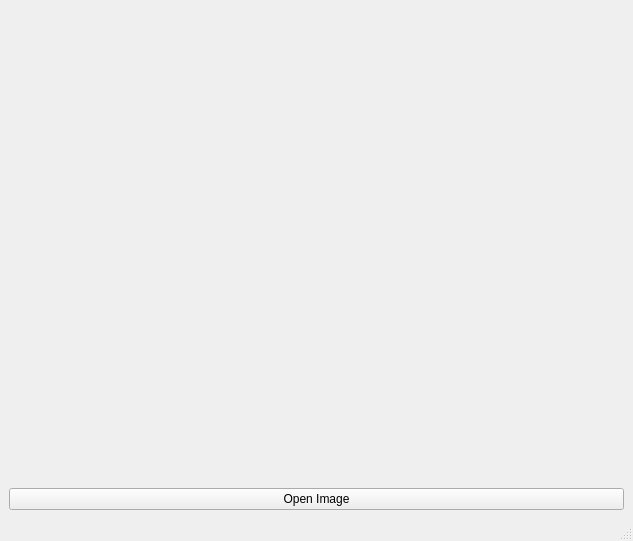
<?xml version="1.0" encoding="UTF-8"?>
<ui version="4.0">
 <class>MainWindow</class>
 <widget class="QMainWindow" name="MainWindow">
  <property name="geometry">
   <rect>
    <x>0</x>
    <y>0</y>
    <width>633</width>
    <height>541</height>
   </rect>
  </property>
  <property name="windowTitle">
   <string>MainWindow</string>
  </property>
  <widget class="QWidget" name="centralwidget">
   <layout class="QVBoxLayout" name="verticalLayout">
    <item>
     <widget class="QLabel" name="label">
      <property name="styleSheet">
       <string notr="true"/>
      </property>
      <property name="text">
       <string/>
      </property>
      <property name="pixmap">
       <pixmap resource="res.qrc">:/img/1.png</pixmap>
      </property>
     </widget>
    </item>
    <item>
     <widget class="QPushButton" name="pushButton">
      <property name="text">
       <string>Open Image</string>
      </property>
     </widget>
    </item>
   </layout>
  </widget>
  <widget class="QMenuBar" name="menubar">
   <property name="geometry">
    <rect>
     <x>0</x>
     <y>0</y>
     <width>633</width>
     <height>22</height>
    </rect>
   </property>
  </widget>
  <widget class="QStatusBar" name="statusbar"/>
 </widget>
 <resources>
  <include location="res.qrc"/>
 </resources>
 <connections/>
</ui>
